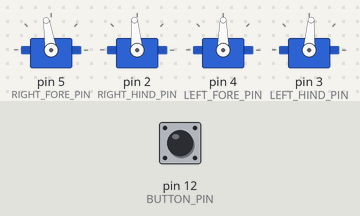
Simulated run of this sketch. Board: Arduino Uno, built with avr-gcc and run on an emulated ATmega328P. Shown: 4 × servo. The test bench sets the inputs (shaded band); at power-on: pin 12 (BUTTON_PIN) HIGH.

Above: at 0.1 s.
At 0.35 s:
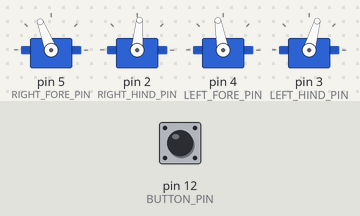
At 0.7 s:
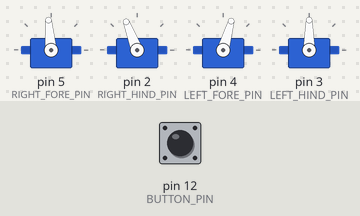
At 1.0 s:
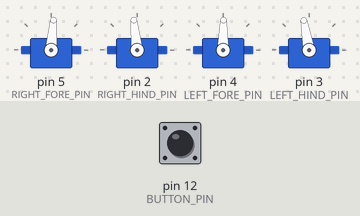
Timing chart, 0 to 3.1 s (numbered marks = the images above):
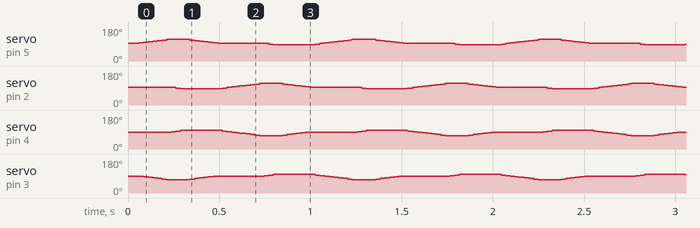

The sketch:

Forward_Motion.ino
```cpp
// ============================================================
//  Robot Dog — Forward Gait (Arduino Version)
//  Pin 4 = right_fore  Pin 5 = right_hind
//  Pin 6 = left_fore   Pin 7 = left_hind
//  Pin 12 = start button (active-low)
// ============================================================

#include <Servo.h>

// ── Servo objects ─────────────────────────────────────────────
Servo right_fore_servo;
Servo right_hind_servo;
Servo left_fore_servo;
Servo left_hind_servo;

// ── Servo angle variables ─────────────────────────────────────
int right_fore, right_hind, left_fore, left_hind;

// ── Pin definitions ───────────────────────────────────────────
#define RIGHT_FORE_PIN  5
#define RIGHT_HIND_PIN  2
#define LEFT_FORE_PIN   4
#define LEFT_HIND_PIN   3
#define BUTTON_PIN      12

// ── Prototypes ────────────────────────────────────────────────
void home_position();
void convert();

// =============================================================
//  SETUP
// =============================================================
void setup() {
  right_fore_servo.attach(RIGHT_FORE_PIN);
  right_hind_servo.attach(RIGHT_HIND_PIN);
  left_fore_servo .attach(LEFT_FORE_PIN);
  left_hind_servo .attach(LEFT_HIND_PIN);

  pinMode(BUTTON_PIN, INPUT_PULLUP);

  home_position();
  convert();

  // Wait for button press to start
  while (digitalRead(BUTTON_PIN) == LOW);
  delay(50);
}

// =============================================================
//  LOOP — Forward diagonal trot gait
// =============================================================
void loop() {

  // Phase 1 — RF + LH swing forward (20 steps)
  for (int i = 1; i <= 20; i++) {
    right_fore++;
    left_hind--;
    convert();
  }

  // Phase 2 — RH + LF pull through (10 steps)
  for (int i = 1; i <= 10; i++) {
    right_hind--;
    left_fore++;
    convert();
  }

  // Phase 3 — RF + LH return (20 steps)
  for (int i = 1; i <= 20; i++) {
    right_fore--;
    left_hind++;
    convert();
  }

  // Phase 4 — RH + LF return (10 steps)
  for (int i = 1; i <= 10; i++) {
    right_hind++;
    left_fore--;
    convert();
  }

  // Phase 5 — RH + LF swing forward (20 steps)
  for (int i = 1; i <= 20; i++) {
    right_hind++;
    left_fore--;
    convert();
  }

  // Phase 6 — RF + LH pull through (10 steps)
  for (int i = 1; i <= 10; i++) {
    right_fore--;
    left_hind++;
    convert();
  }

  // Phase 7 — RH + LF return (20 steps)
  for (int i = 1; i <= 20; i++) {
    right_hind--;
    left_fore++;
    convert();
  }

  // Phase 8 — RF + LH settle (10 steps)
  for (int i = 1; i <= 10; i++) {
    right_fore++;
    left_hind--;
    convert();
  }
}

// =============================================================
//  home_position()
// =============================================================
void home_position() {
  right_fore = 95;
  right_hind = 95;
  left_fore  = 90;
  left_hind  = 90;
}

// =============================================================
//  convert() — writes angles to all 4 servos
// =============================================================
void convert() {
  right_fore_servo.write(right_fore);
  right_hind_servo.write(right_hind);
  left_fore_servo .write(left_fore);
  left_hind_servo .write(left_hind);
  delayMicroseconds(8200);
}
```
